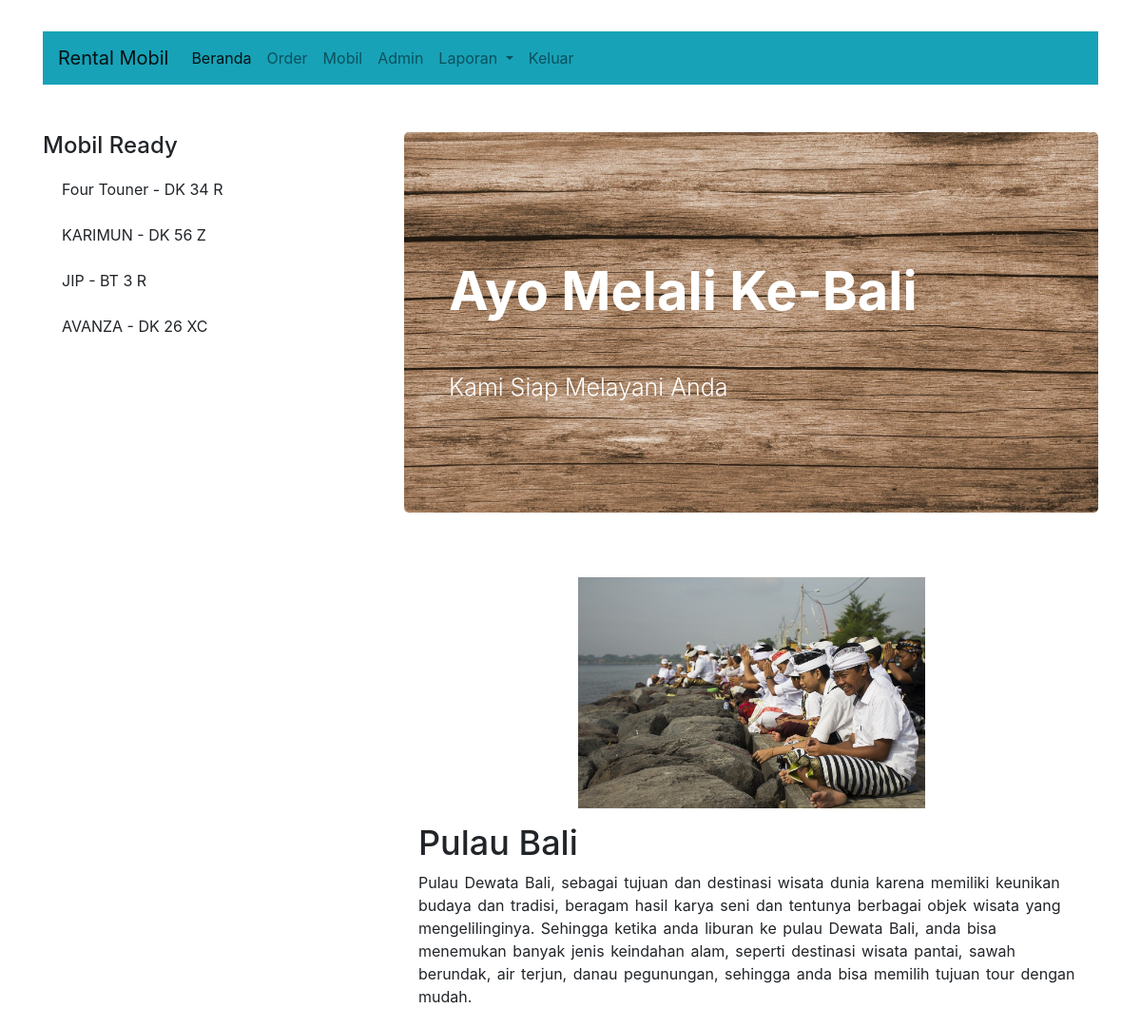
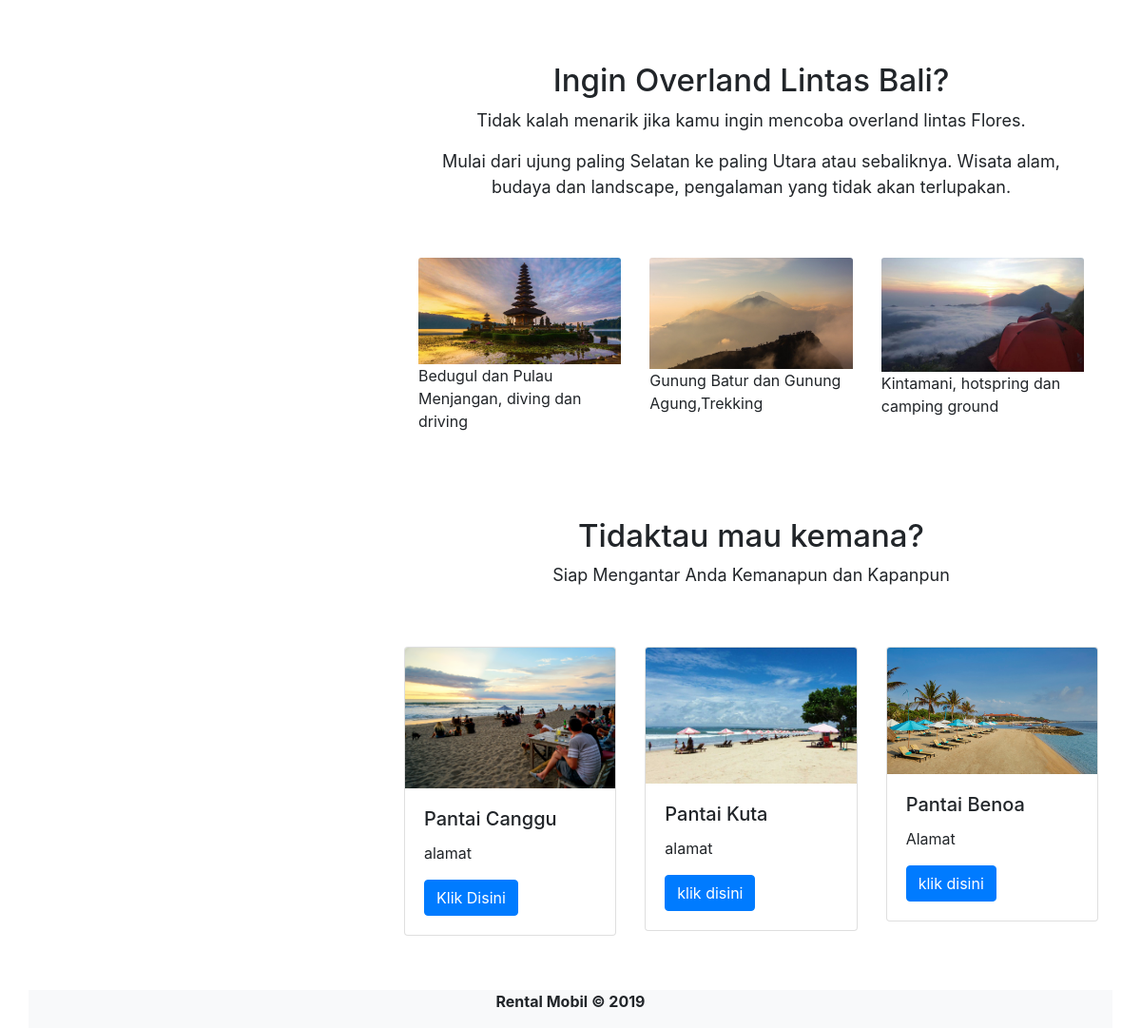
Page /?x=beranda (signed in) on the committed database (2 pictures, top to bottom).
### tables this page shows
CREATE TABLE `mobil` (
  `id_mobil` int(11) NOT NULL,
  `no_polisi` varchar(12) NOT NULL,
  `merk` varchar(90) NOT NULL,
  `tahun` varchar(10) NOT NULL,
  `harga` double NOT NULL,
  `s_mobil` varchar(20) NOT NULL
);

### index.php (the view, shortened to what this page needs)
<!doctype html>
<html lang="en">
<head>
    <link rel="stylesheet" href="https://stackpath.bootstrapcdn.com/bootstrap/4.3.1/css/bootstrap.min.css">
</head>
<body>
    <?php
    include("koneksi.php");
    ?>
    <div class="container">
        <div class="row">
            <div class="col-md-12">
                <nav class="navbar navbar-expand-lg navbar-light bg-info">
                    <a class="navbar-brand" href="#">Rental Mobil</a>
                    <div class="collapse navbar-collapse" id="navbarSupportedContent">
                        <ul class="navbar-nav mr-auto">
                            <li class="nav-item active">
                                <a class="nav-link" href="?x=beranda">Beranda <span class="sr-only">(current)</span></a>
                            </li>
                            <li class="nav-item">
                                <a class="nav-link" href="?x=order">Order</a>
                            </li>
                            <li class="nav-item">
                                <a class="nav-link" href="?x=mobil">Mobil</a>
                            </li>
                            <li class="nav-item">
                                <a class="nav-link" href="?x=admin">Admin</a>
                            </li>
                            <li class="nav-item dropdown">
                                <a class="nav-link dropdown-toggle" href="#" id="navbarDropdown" role="button" data-toggle="dropdown" aria-haspopup="true" aria-expanded="false">
                                    Laporan
                                </a>
                            </li>
                            <li class="nav-item">
                                <a class="nav-link" href="?x=keluar">Keluar</a>
                            </li>
                        </ul>
                    </div>
                </nav>
            </div>
        </div>
        <div class="row mt-3">
            <div class="col-md-4">
                <h4>Mobil Ready</h4>
                <ul class="list-group list-group-flush">
                    <?php
                    $cari = mysqli_query($koneksi, "select * from mobil where s_mobil='AKTIF'");
                    while ($data = mysqli_fetch_array($cari)) {
                        ?>
                        <li class="list-group-item"><?php echo $data['merk'] . " - " . $data['no_polisi']; ?></li>
                    <?php
                    }
                    ?>
                </ul>
            </div>
            <div class="col-md-8">
                <?php include("kontrol.php"); ?>
            </div>
        </div>
        <div class="row mt-3">
            <div class="col-md-12 bg-light">
                <p class="text-center font-weight-bold">Rental Mobil &copy; 2019</p>
            </div>
        </div>
    </div>
</body>
</html>

### kontrol.php (shortened to what this page needs)
<?php
	if (isset($_GET['x'])){
		switch ($_GET['x']){
			case 'beranda':
				include("beranda.php");
				break;
		}
	}
	else{
		echo "<h3>Halaman dalam proses pembangunan</h3>";
	}
?>

### beranda.php (shortened to what this page needs)
<!doctype html>
<html lang="en">
  <head>
    <link rel="stylesheet" href="https://stackpath.bootstrapcdn.com/bootstrap/4.5.0/css/bootstrap.min.css">
    <link rel="stylesheet" type="text/css" href="style.css">
  </head>
  <body>
      <div class="jumbotron">
        <div class="container">
          <h1 class="display-4"><span class="font-weight-bold">Ayo Melali Ke-Bali</span></h1>
          <hr class="my-4">
          <p class="lead">Kami Siap Melayani Anda</p>
        </div>
  </div>
      <div class="row">
      <div class="col ">
      <img src="img/Bali1.jpg" class="img_2">
        <div class="container">
          <h2 class="p2">Pulau Bali</h2>
            <p class="main-font">
              Pulau Dewata Bali, sebagai tujuan dan destinasi wisata dunia karena memiliki keunikan budaya dan tradisi, beragam hasil karya seni dan tentunya berbagai objek wisata yang mengelilinginya. Sehingga ketika anda liburan ke pulau Dewata Bali, anda bisa menemukan banyak jenis keindahan alam, seperti destinasi wisata pantai, sawah berundak, air terjun, danau pegunungan, sehingga anda bisa memilih tujuan tour dengan mudah.
               </p>
      </div>
      <div class="container">
        <h3 class="sub-judul1">Ingin Overland Lintas Bali?</h3>
          <p class="overland">Tidak kalah menarik jika kamu ingin mencoba overland lintas Flores.</p>
          <p class="overland">Mulai dari ujung paling Selatan ke paling Utara atau sebaliknya. Wisata alam, budaya dan landscape, pengalaman yang tidak akan terlupakan.</p>
          <br>
          <div class="row">
                <div class="col">
                  <img src="img/bedugul.jpg"class="card-img-top" alt="Gambar">
                  <p>Bedugul dan Pulau Menjangan, diving dan driving</p>
                </div>
              <div class="col">
                <img src="img/kintamani.jpg" class="card-img-top" alt="Gambar">
                <p>Gunung Batur dan Gunung Agung,Trekking </p>
            </div>
            <div class="col">
                <img src="img/kintamani2.jpg"class="card-img-top" alt="Gambar">
                <p>Kintamani, hotspring dan camping ground</p>
            </div>
        </div>
      </div>
      </div>
        <div class="container">
          <h3 class= "sub-judul1">Tidaktau mau kemana?</h3>
          <p class= "overland">Siap Mengantar Anda Kemanapun dan Kapanpun</p>
          <br>
          <div class="row">
            <div class="col-md-4 mb-2">
              <div class="card" >
                    <img src="img/img_3.png" class="card-img-top" alt="Gambar">
                    <div class="card-body">
                      <h5 class="card-title">Pantai Canggu</h5>
                      <p class="card-text">alamat</p>
                  <a href="mobil.php " class="btn btn-primary">Klik Disini</a>
                </div>
              </div>
            </div>
            <div class="col-md-4 mb-2">
              <div class="card" >
                    <img src="img/IMG_4.jpg" class="card-img-top" alt="Gambar">
                    <div class="card-body">
                      <h5 class="card-title">Pantai Kuta</h5>
                      <p class="card-text">alamat</p>
                  <a href="mobil.php " class="btn btn-primary">klik disini</a>
                </div>
              </div>
            </div>
            <div class="col-md-4 mb-2">
              <div class="card">
                    <img src="img/img_5.jpg" class="card-img-top" alt="Gambar">
                    <div class="card-body">
                      <h5 class="card-title">Pantai Benoa</h5>
                      <p class="card-text">Alamat</p>
                  <a href="mobil.php" class="btn btn-primary">klik disini</a>
                </div>
              </div>
            </div>
          </div>
        </div>
        </div>
 </body>
 </html>

### style.css (style rules this page uses)
.jumbotron { background-image: url(img/img_1.jpg); background-size: cover; height: 400px; }
.jumbotron .display-4 { color: white; margin-top: 70px; }
.jumbotron p { color: white; font-size: 25px; margin-top: 10px; }
.p2 { font-size: 36px; font-weight: 200px; }
.img_2 { display: block; margin: auto; width: 50%; padding-top: 2%; padding-bottom:2%; }
.main-font { font-size: 12pt; word-spacing: 2px; }
.sub-judul1 { font-size: 33px; text-align: center; text-transform: none; padding-top: 10%; }
.overland { font-size: 18px; text-align: center; text-transform: none; padding-top:auto; margin-top: none; }
.row { padding-top: 3%; }

### rows in the picture
mobil: merk "Four Touner", no_polisi "DK 34 R"
mobil: merk "KARIMUN", no_polisi "DK 56 Z"
mobil: merk "JIP", no_polisi "BT 3 R"
mobil: merk "AVANZA", no_polisi "DK 26 XC"
